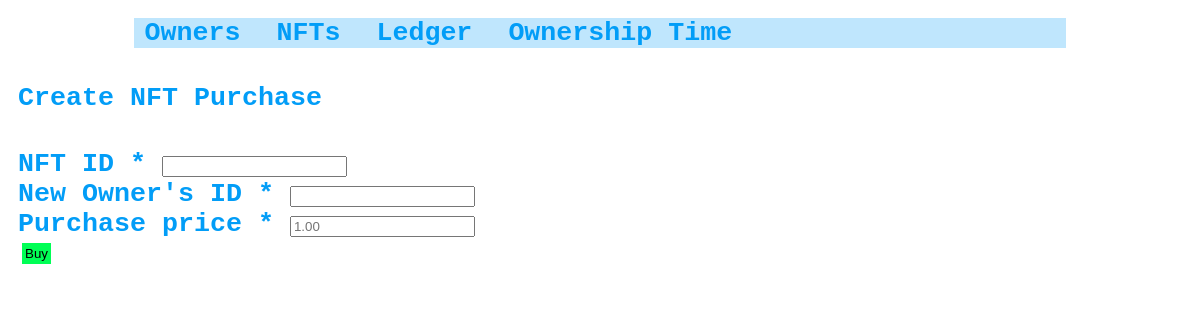
The page /lab2/ledger.php on the database as committed earlier.
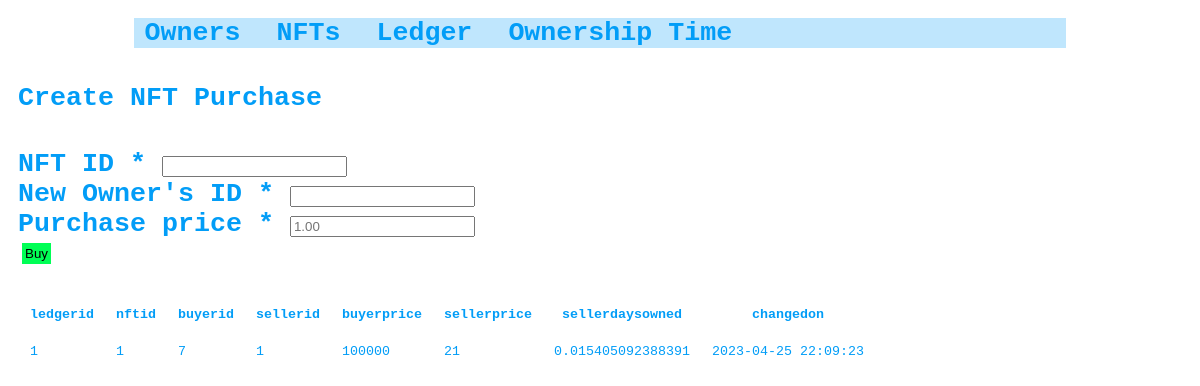
The same page on the database as committed later.
### tables this page shows
CREATE TABLE ledger (
    ledgerid integer primary key autoincrement,
    nftid integer not null,
    buyerid integer not null,
    sellerid integer default null,
    buyerprice numeric(14, 2) not null default 0.00,
    sellerprice numeric(14, 2) not null default 0.00,
    sellerdaysowned real default 0.0,
    changedon text default CURRENT_TIMESTAMP
);

### lab2/tablemaker.php (the view)
<?php
function makeTable($data, $showHeader = true) {
    $tableStr = "";
    $tableStr .= "<table>";
    foreach($data as $row) {
        if ($showHeader) {
            $tableStr .= "<tr>";
            foreach($row as $columnName => $columnValue) {
                $tableStr .= sprintf("<th>%s</th>", $columnName);
            }
            $tableStr .= "</tr>";
            $showHeader = false;
        }
        $tableStr .= "<tr>";
        foreach($row as $columnName => $columnValue) {
            $tableStr .= sprintf("<td>%s</td>", $columnValue);
        }
        $tableStr .= "</tr>";
    }
    $tableStr .= "</table>";
    return $tableStr;
}
?>

### lab2/ledger.php (shortened to what this page needs)
<html>
    <head>
        <link rel="stylesheet" href="style.css">
    </head>
<?php
require_once("config.php");
require_once("nav.php");
$insertForm = new PhpFormBuilder();
$insertForm->add_input("NFT ID", array(
    "type" => "number",
    "min" => "0",
    "step" => "1",
    "required" => true
), "nftid");
$insertForm->add_input("New Owner's ID", array(
    "type" => "number",
    "min" => "0",
    "step" => "1",
    "required" => true
), "buyerid");
$insertForm->add_input("Purchase price", array(
    "type" => "number",
    "required" => true,
    "min" => "0.00",
    "step" => "0.01",
    "placeholder" => "1.00"
), "purchaseprice");
$insertForm->add_input("Buy", array(
    "type" => "submit",
    "value" => "Buy"
), "newledger_submit");
echo "<h4>Create NFT Purchase</h4>";
$insertForm->build_form();
$select = $db->prepare("SELECT * from ledger");
$ledgerResults = $select->execute();
$ledger = [];
while ($ledgerRow = $ledgerResults->fetchArray(SQLITE3_ASSOC)) {
    $ledger []= $ledgerRow;
}
echo makeTable($ledger);
?>
</html>

### lab2/nav.php
<div id="nav">
    <a href="owner.php">Owners</a>
    <a href="nft.php">NFTs</a>
    <a href="ledger.php">Ledger</a>
    <a href="ownership_time.php">Ownership Time</a>
</div>

### lab2/FormBuilder.php (shortened to what this page needs)
<?php
class PhpFormBuilder {
	private $inputs = array();
	private $form = array();
	function set_att( $key, $val ) {
		$this->form[ $key ] = $val;
		return true;
	}
	function add_input( $label, $args = '', $slug = '' ) {
		if ( empty( $slug ) ) {
			$slug = $this->_make_slug( $label );
		}
		$defaults = array(
			'accept'		   => '',
			'type'             => 'text',
			'name'             => $slug,
			'id'               => $slug,
			'label'            => $label,
			'value'            => '',
			'placeholder'      => '',
			'class'            => array(),
			'min'              => '',
			'max'              => '',
			'step'             => '',
			'autofocus'        => false,
			'checked'          => false,
			'selected'         => false,
			'required'         => false,
			'add_label'        => true,
			'options'          => array(),
			'wrap_tag'         => 'div',
			'wrap_class'       => array( 'form_field_wrap' ),
			'wrap_id'          => '',
			'wrap_style'       => '',
			'before_html'      => '',
			'after_html'       => '',
			'request_populate' => true
		);
		$args                  = array_merge( $defaults, $args );
		$this->inputs[ $slug ] = $args;
	}
	function build_form( $echo = true ) {
		$output = '';
		if ( $this->form['form_element'] ) {
			$output .= '<form method="' . $this->form['method'] . '"';
			if ( ! empty( $this->form['enctype'] ) ) {
				$output .= ' enctype="' . $this->form['enctype'] . '"';
			}
			$output .= '>';
		}
		foreach ( $this->inputs as $val ) :
			$min_max_range = $element = $end = $attr = $field = $label_html = '';
			switch ( $val['type'] ) {
				default :
					$element = 'input';
					$end .= ' type="' . $val['type'] . '" value="' . $val['value'] . '"';
					$end .= $val['checked'] ? ' checked' : '';
					$end .= $val['placeholder'] ? ' placeholder="'.$val['placeholder'].'"' : '';
					$end .= $val['accept'] ? ' accept="'.$val['accept'].'"' : '';
					$end .= $this->field_close();
					break;
			}
			if ( $val['type'] === 'range' || $val['type'] === 'number' ) {
				$min_max_range .= ! empty( $val['min'] ) ? ' min="' . $val['min'] . '"' : '';
				$min_max_range .= ! empty( $val['max'] ) ? ' max="' . $val['max'] . '"' : '';
				$min_max_range .= ! empty( $val['step'] ) ? ' step="' . $val['step'] . '"' : '';
			}
			$id = ! empty( $val['id'] ) ? ' id="' . $val['id'] . '"' : '';
			$class = $this->_output_classes( $val['class'] );
			$attr .= $val['autofocus'] ? ' autofocus' : '';
			$attr .= $val['checked'] ? ' checked' : '';
			$attr .= $val['required'] ? ' required' : '';
			if ( ! empty( $label_html ) ) {
				$field .= $label_html;
			} elseif ( $val['add_label'] && ! in_array( $val['type'], array( 'hidden', 'submit', 'title', 'html' ) ) ) {
				if ( $val['required'] ) {
					$val['label'] .= ' <strong>*</strong>';
				}
				$field .= '<label for="' . $val['id'] . '">' . $val['label'] . '</label>';
			}
			if ( ! empty( $element ) ) {
				if ( $val['type'] === 'checkbox' ) {
					$field = '
					<' . $element . $id . ' name="' . $val['name'] . '"' . $min_max_range . $class . $attr . $end .
					         $field;
				} else {
					$field .= '
					<' . $element . $id . ' name="' . $val['name'] . '"' . $min_max_range . $class . $attr . $end;
				}
			} else {
				$field .= $end;
			}
			if ( $val['type'] != 'hidden' && $val['type'] != 'html' ) :
				$wrap_before = $val['before_html'];
				if ( ! empty( $val['wrap_tag'] ) ) {
					$wrap_before .= '<' . $val['wrap_tag'];
					$wrap_before .= count( $val['wrap_class'] ) > 0 ? $this->_output_classes( $val['wrap_class'] ) : '';
					$wrap_before .= ! empty( $val['wrap_style'] ) ? ' style="' . $val['wrap_style'] . '"' : '';
					$wrap_before .= ! empty( $val['wrap_id'] ) ? ' id="' . $val['wrap_id'] . '"' : '';
					$wrap_before .= '>';
				}
				$wrap_after = $val['after_html'];
				if ( ! empty( $val['wrap_tag'] ) ) {
					$wrap_after = '</' . $val['wrap_tag'] . '>' . $wrap_after;
				}
				$output .= $wrap_before . $field . $wrap_after;
			else :
				$output .= $field;
			endif;
		endforeach;
		if ( $this->form['form_element'] ) {
			$output .= '</form>';
		}
		if ( $echo ) {
			echo $output;
		} else {
			return $output;
		}
	}
	function field_close() {
		return $this->form['markup'] === 'xhtml' ? ' />' : '>';
	}
	private function _make_slug( $string ) {
		$result = str_replace( '"', '', $string );
		$result = str_replace( "'", '', $result );
		$result = str_replace( '_', '-', $result );
		$result = preg_replace( '~[\W\s]~', '-', $result );
		$result = strtolower( $result );
		return $result;
	}
	private function _output_classes( $classes ) {
		$output = '';
		if ( is_array( $classes ) && count( $classes ) > 0 ) {
			$output .= ' class="';
			foreach ( $classes as $class ) {
				$output .= $class . ' ';
			}
			$output .= '"';
		} else if ( is_string( $classes ) ) {
			$output .= ' class="' . $classes . '"';
		}
		return $output;
	}
}

### style.css (style rules this page uses)
body, a { color: rgb(2, 157, 247); font-family: monospace; font-size: 20pt; text-decoration: none; padding: 10px; font-weight: bolder; }
input[type=button],input[type=submit] { background-color: rgb(0, 255, 85); color: black; padding: 3px; margin: 3px; font-size: 10pt; border: 1px solid white; }
#nav { margin: 0px auto; width: 80%; margin-bottom: 20px; background-color: rgba(2, 157, 247,0.25); }
th, td { color: rgb(2, 157, 247); font-size: 10pt; padding: 10px; }

Rows that differ between the two databases and show on the page:
added ledger: columnName "ledgerid", columnName "nftid", columnName "buyerid", columnName "sellerid", columnName "buyerprice", columnName "sellerprice", columnName "sellerdaysowned", columnName "changedon", ledgerid "1", nftid "1", buyerid "7", sellerid "1", buyerprice "100000", sellerprice "21", sellerdaysowned "0.015405092388391", changedon "2023-04-25 22:09:23"
